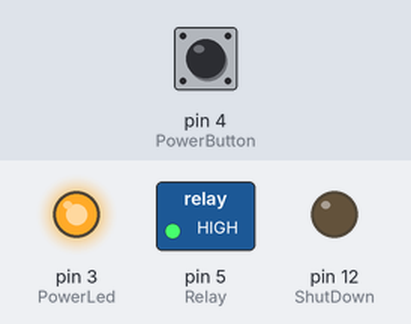
The sketch below on a simulated Arduino Uno, built with avr-gcc and run on an emulated ATmega328P. Parts: switched loads named in the sketch (green lamp = pin HIGH), output pins drawn as LEDs (lit = HIGH). Inputs (shaded band) come from the test bench; at power-on: pin 4 (PowerButton) HIGH.

Above: at 1.0 s.
At 30.6 s:
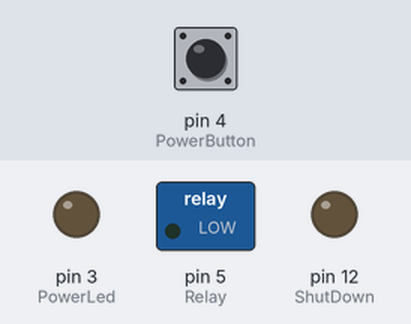
At 30.95 s:
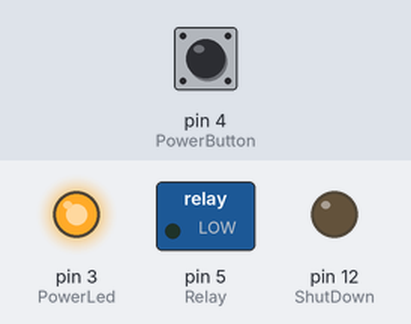
At 31.25 s:
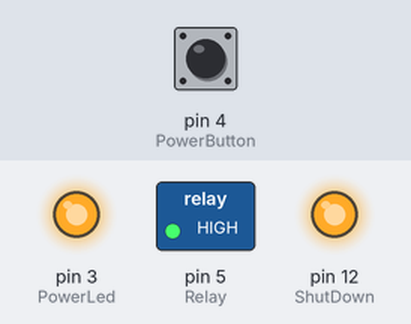
At 38.8 s:
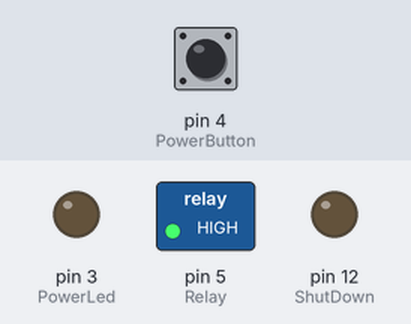
Timing chart, 0 to 40.5 s (numbered marks = the images above):
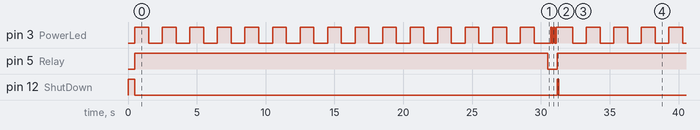

The sketch:

PowerControl.ino
```cpp
//
// Power Control for Raspberry Pi
// Version f. Arduino Micro
// V 0.1
// Author Thomas Glaser 2023


//

const int PowerLed = 3;
const int Relay = 5;
const int PowerButton = 4;
const int ShutDown = 12;
int p = 0;
int PState = 1;

void setup() {

pinMode(PowerLed, OUTPUT);
pinMode(PowerButton, INPUT_PULLUP);
pinMode(ShutDown, OUTPUT);
pinMode(Relay, OUTPUT);
//
digitalWrite(PowerLed, LOW);
digitalWrite(Relay, LOW);
digitalWrite(ShutDown, HIGH);
delay(500);
digitalWrite(PowerLed, HIGH);
digitalWrite(Relay, HIGH);
//

}
//
//
void shutdown(){
    // request shutdown
    digitalWrite(ShutDown, LOW);
    // Wait for shutdown
    for(int counter = 1;counter <= 15;counter++) {
      digitalWrite(PowerLed, HIGH);
      delay(1000);
      digitalWrite(PowerLed, LOW);
      delay(1000);
   }
  digitalWrite(Relay, LOW);

}
//
void poweron() {

  for(int counter = 1;counter <= 3;counter++) {
    digitalWrite(PowerLed, LOW);
    delay(100);
    digitalWrite(PowerLed, HIGH);
    delay(100);
  }
  digitalWrite(ShutDown, HIGH);
  digitalWrite(Relay, HIGH);
}

//
void loop() {
  //

  //
  p = digitalRead(PowerButton);
  // push button normally closed
  if (p == 1) {
    p = digitalRead(PowerButton);
    if ((p == 1) && (PState == 1)) {
//      Serial.print("Shutdown");
      shutdown();
      PState = 0;
      p = 0;
    }
    if ((p == 1) && (PState == 0)) {
 //     Serial.println("Power on");
      poweron();
      PState = 1;
    }

  }
  delay(100);
}
```

Measured:
- by itself, pin 3 (PowerLed): moves between LOW and HIGH, repeating every 30.8 s
- by itself, pin 5 (Relay): alternates HIGH for 30.1 s and LOW for 0.70 s
- by itself, pin 12 (ShutDown): alternates HIGH for 0.10 s and LOW for 30.7 s
